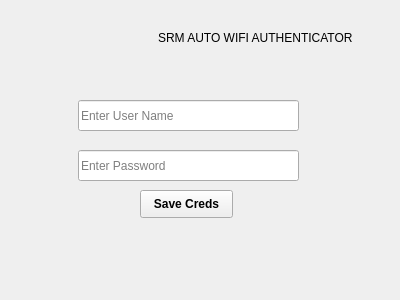
<?xml version="1.0" encoding="UTF-8"?>
<ui version="4.0">
 <class>Form</class>
 <widget class="QWidget" name="Form">
  <property name="geometry">
   <rect>
    <x>0</x>
    <y>0</y>
    <width>400</width>
    <height>300</height>
   </rect>
  </property>
  <widget class="QLabel" name="label">
   <property name="geometry">
    <rect>
     <x>158</x>
     <y>30</y>
     <width>201</width>
     <height>16</height>
    </rect>
   </property>
   <property name="text">
    <string>SRM AUTO WIFI AUTHENTICATOR</string>
   </property>
  </widget>
  <widget class="QLabel" name="label_2">
   <property name="geometry">
    <rect>
     <x>90</x>
     <y>-35</y>
     <width>131</width>
     <height>141</height>
    </rect>
   </property>
   <property name="text">
    <string/>
   </property>
   <property name="textFormat">
    <enum>Qt::PlainText</enum>
   </property>
   <property name="pixmap">
    <pixmap>ic_launcher.png</pixmap>
   </property>
   <property name="margin">
    <number>-3</number>
   </property>
  </widget>
  <widget class="QStackedWidget" name="pageview">
   <property name="geometry">
    <rect>
     <x>30</x>
     <y>70</y>
     <width>341</width>
     <height>211</height>
    </rect>
   </property>
   <property name="currentIndex">
    <number>0</number>
   </property>
   <widget class="QWidget" name="page">
    <widget class="QLineEdit" name="uname">
     <property name="geometry">
      <rect>
       <x>48</x>
       <y>30</y>
       <width>221</width>
       <height>31</height>
      </rect>
     </property>
     <property name="placeholderText">
      <string>Enter User Name</string>
     </property>
    </widget>
    <widget class="QLineEdit" name="passw">
     <property name="geometry">
      <rect>
       <x>48</x>
       <y>80</y>
       <width>221</width>
       <height>31</height>
      </rect>
     </property>
     <property name="placeholderText">
      <string>Enter Password</string>
     </property>
    </widget>
    <widget class="QPushButton" name="Save">
     <property name="geometry">
      <rect>
       <x>110</x>
       <y>120</y>
       <width>93</width>
       <height>28</height>
      </rect>
     </property>
     <property name="font">
      <font>
       <weight>75</weight>
       <bold>true</bold>
      </font>
     </property>
     <property name="text">
      <string>Save Creds</string>
     </property>
    </widget>
    <widget class="QLabel" name="nstatus">
     <property name="geometry">
      <rect>
       <x>50</x>
       <y>180</y>
       <width>201</width>
       <height>20</height>
      </rect>
     </property>
     <property name="styleSheet">
      <string notr="true">color:rgb(255, 0, 0)</string>
     </property>
     <property name="text">
      <string/>
     </property>
    </widget>
   </widget>
   <widget class="QWidget" name="page_2">
    <widget class="QLabel" name="label_4">
     <property name="geometry">
      <rect>
       <x>40</x>
       <y>40</y>
       <width>81</width>
       <height>16</height>
      </rect>
     </property>
     <property name="font">
      <font>
       <pointsize>7</pointsize>
       <weight>75</weight>
       <bold>true</bold>
      </font>
     </property>
     <property name="text">
      <string>Status:</string>
     </property>
    </widget>
    <widget class="QLabel" name="status">
     <property name="geometry">
      <rect>
       <x>90</x>
       <y>40</y>
       <width>251</width>
       <height>16</height>
      </rect>
     </property>
     <property name="font">
      <font>
       <pointsize>7</pointsize>
       <weight>50</weight>
       <bold>false</bold>
      </font>
     </property>
     <property name="text">
      <string/>
     </property>
    </widget>
    <widget class="QPushButton" name="connect">
     <property name="geometry">
      <rect>
       <x>120</x>
       <y>150</y>
       <width>93</width>
       <height>28</height>
      </rect>
     </property>
     <property name="font">
      <font>
       <weight>75</weight>
       <bold>true</bold>
      </font>
     </property>
     <property name="text">
      <string>Connect</string>
     </property>
    </widget>
    <widget class="QLabel" name="t">
     <property name="geometry">
      <rect>
       <x>40</x>
       <y>90</y>
       <width>111</width>
       <height>16</height>
      </rect>
     </property>
     <property name="font">
      <font>
       <pointsize>7</pointsize>
       <weight>75</weight>
       <bold>true</bold>
      </font>
     </property>
     <property name="text">
      <string>Remaining Time:</string>
     </property>
    </widget>
    <widget class="QLabel" name="timeleft">
     <property name="geometry">
      <rect>
       <x>150</x>
       <y>90</y>
       <width>161</width>
       <height>16</height>
      </rect>
     </property>
     <property name="font">
      <font>
       <pointsize>7</pointsize>
       <weight>50</weight>
       <bold>false</bold>
      </font>
     </property>
     <property name="text">
      <string/>
     </property>
    </widget>
   </widget>
   <widget class="QWidget" name="page_4">
    <widget class="QLabel" name="message">
     <property name="geometry">
      <rect>
       <x>80</x>
       <y>30</y>
       <width>261</width>
       <height>61</height>
      </rect>
     </property>
     <property name="text">
      <string>This is a test message.</string>
     </property>
    </widget>
    <widget class="QPushButton" name="updatelater">
     <property name="geometry">
      <rect>
       <x>10</x>
       <y>170</y>
       <width>93</width>
       <height>28</height>
      </rect>
     </property>
     <property name="font">
      <font>
       <pointsize>7</pointsize>
      </font>
     </property>
     <property name="styleSheet">
      <string notr="true">color:rgb(255, 0, 0)</string>
     </property>
     <property name="text">
      <string>Update Later</string>
     </property>
    </widget>
    <widget class="QPushButton" name="okay">
     <property name="geometry">
      <rect>
       <x>120</x>
       <y>170</y>
       <width>93</width>
       <height>28</height>
      </rect>
     </property>
     <property name="text">
      <string>Okay!</string>
     </property>
    </widget>
    <widget class="QPushButton" name="updatenow">
     <property name="geometry">
      <rect>
       <x>230</x>
       <y>170</y>
       <width>93</width>
       <height>28</height>
      </rect>
     </property>
     <property name="font">
      <font>
       <pointsize>7</pointsize>
       <weight>75</weight>
       <bold>true</bold>
      </font>
     </property>
     <property name="styleSheet">
      <string notr="true">color:rgb(85, 170, 0)</string>
     </property>
     <property name="text">
      <string>Update Now</string>
     </property>
    </widget>
    <widget class="QProgressBar" name="progressBar">
     <property name="geometry">
      <rect>
       <x>10</x>
       <y>122</y>
       <width>321</width>
       <height>31</height>
      </rect>
     </property>
     <property name="value">
      <number>24</number>
     </property>
    </widget>
   </widget>
  </widget>
 </widget>
 <resources/>
 <connections/>
</ui>
